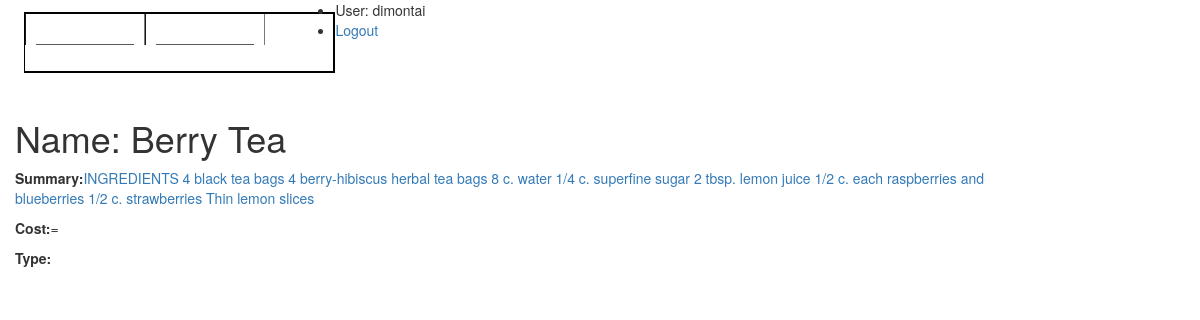
Screenshot of /catalog/drink/2 (signed in) with the database file from the repository.
### catalog/models.py (models this page shows, shortened)
class Drink(models.Model):
    name = models.CharField(max_length=200)
    summary = models.TextField(max_length=1000, help_text="Enter a brief description of the drink")
    Cost = models.CharField('Cost',max_length=13, unique=True, help_text='Enter a cost of the drink')
    Type = models.ForeignKey('Type', on_delete=models.SET_NULL, null=True)

### catalog/views.py (the view)
# urls.py: path('drink/<int:pk>', views.DrinkDetailView.as_view(), name='drink-detail'),
class DrinkDetailView(generic.DetailView):
    model = Drink

### catalog/templates/catalog/drink_detail.html (shortened to what this page needs)
{% extends "base_generic.html" %}
{% block content %}
  <h1>Name: {{ drink.name }}</h1>
  <p><strong>Summary:</strong><a href="">{{ drink.summary }}</a></p>
  <p><strong>Cost:</strong>={{ drink.cost }}</p>
  <p><strong>Type:</strong> {{ drink.type.all|join:", " }}</p>
{% endblock %}

### catalog/templates/base_generic.html (shortened to what this page needs)
<!DOCTYPE html>
<html lang="en">
<head>
  <link rel="stylesheet" href="https://maxcdn.bootstrapcdn.com/bootstrap/3.3.7/css/bootstrap.min.css">
  <body>
<div id="css-menu">
<ul>
<li><a href="{% url 'index' %}">
<span class="text-top">Home</span>
</a></li>
<li><a href="{% url 'tables' %}">
<span class="text-top">Table</span>
</a></li>
<div class="dropdown">
  <button class="dropbtn">Menu</button>
</div>
</ul>
</div>
</body>
<ul class="sidebar-nav">
          {% if user.is_authenticated %}
           <li>User: {{ user.get_username }}</li>
           <li><a href="{% url 'logout'%}?next={{request.path}}">Logout</a></li>
          {% else %}
           <li><a href="{% url 'login'%}?next={{request.path}}">Login</a></li>
          {% endif %}
      </ul>
      <div class="col-sm-10 ">
      {% block content %}{% endblock %}
      </div>
</body>
</html>

### catalog/templates/base_generic.html (style rules this page uses)
#css-menu ul { list-style: none; font-family: Georgia, serif; font-size: 18px; font-style: italic; line-height: 1.4em; border:2px solid #000000; border-left: 1px solid #000000; float: left; padding: 0; margin: 12px 0 25px 24px }
#css-menu ul li { float: left }
#css-menu ul li a { display: block; text-decoration: none; background-color: ; padding: 5px 10px 0 10px; color: #fefefe; width: 120px; border-right: 1px solid #797979; border-left: 1px solid #191919 }
#css-menu ul li a span { display: block }
#css-menu ul li a span.text-top { border-bottom: 1px solid #595959 }
.dropbtn { color: white; padding: 16px; font-size: 16px; border: none; cursor: pointer; background: transparent; }
.dropdown { position: relative; display: inline-block; }

### rows the page displays
Drink: name "Berry Tea", summary "INGREDIENTS 4 black tea bags 4 berry-hibiscus herbal tea bags 8 c. water 1/4 c. superfine sugar 2 tbsp. lemon juice 1/2 c. each raspberries and blueberries 1/2 c. strawberries Thin lemon slices"

### other values shown
{{ user.get_username }} "dimontai"
